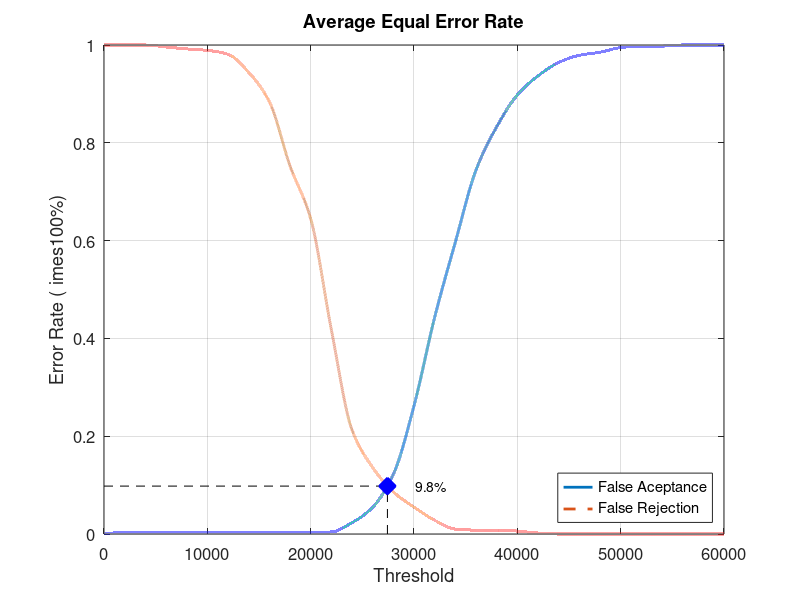
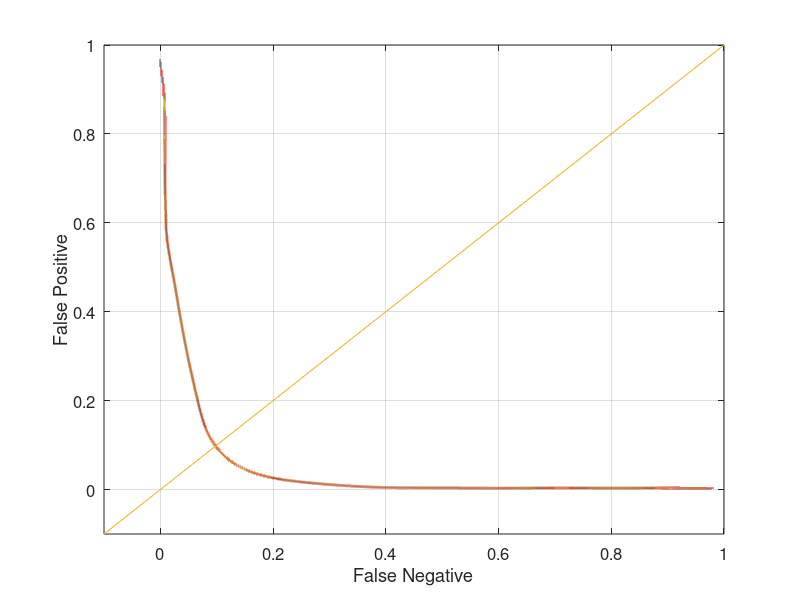

Write MATLAB code to recreate these figures, in order.
close all;
clear;
clc;
x = 0:2000:60000;
xq = 0:0.5:60000;

y0 = [0 0.0031579 0.0031579 0.0031579 0.0031579 0.0031579 0.0031579 0.0031579 0.0031579 0.0031579 0.0031579 0.00421053 0.0231579 0.0547368 0.122105 0.262105 0.443158 0.596842 0.744211 0.832632 0.897895 0.936842 0.964211 0.978947 0.985263 0.994737 0.997895 0.997895 1 1 1]
yy0 = interp1(x, y0, xq, 'pchip');
y1 = [1 1 1 0.996 0.992 0.989 0.981 0.944 0.884 0.753 0.645 0.418 0.213 0.136 0.086 0.055 0.028 0.01 0.008 0.008 0.006 0.002 0 0 0 0 0 0 0 0 0]
yy1 = interp1(x, y1, xq, 'pchip');

% Calculating EER: 
y2 = abs(y0 - y1);
find(y2 == min(y2))
yy2 = abs(yy0 - yy1);
xEER = find(yy2 == min(yy2));
xEERIndex = xq(xEER) % X-axis EER
yEER = yy0(xEER) % Y-axis EER

main = figure
plot(xq, yy0,'-','LineWidth', 2);	hold on
plot(xq, yy1,'--','LineWidth', 2);	hold on
plot([xEERIndex xEERIndex], [0 yEER], 'k--');	hold on
plot([0 xEERIndex], [yEER yEER], 'k--');	hold on
plot(xEERIndex, yEER, 'bx', 'LineWidth', 10);	hold on
text(xEERIndex + 10 * xEERIndex / 100, yEER, [num2str(round((10000 * yEER)) / 100) '%'])
legend('False Aceptance', 'False Rejection', 'Location', 'SouthEast')
xlabel('Threshold')
ylabel('Error Rate (	imes100%)')
title('Average Equal Error Rate')
set(gca, 'FontSize', 12)
axis([0 60000 0 1])
grid on

print(main, 'Database3AverageMain', '-dpng');
FNRxFPR = figure('Color', [1 1 1]);
plot(yy1, yy0, '-', yy1, yy0, 'LineWidth', 2);
hold on
y = -0.1:0.1:1
plot(y, y); 
set(gca, 'FontSize', 12)
xlabel('False Negative')
ylabel('False Positive')
axis([-0.1 1 -0.1 1])
set(gca, 'FontSize', 12)
grid on

print(FNRxFPR, 'Database3AverageFNRxFPR','-dpng');
